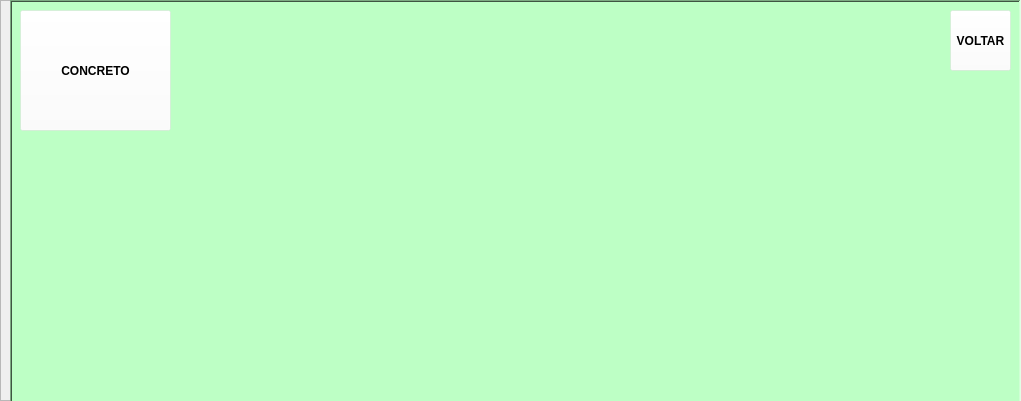
   <widget class="QFrame" name="frame_montar_diversos">
    <property name="geometry">
     <rect>
      <x>0</x>
      <y>180</y>
      <width>1021</width>
      <height>401</height>
     </rect>
    </property>
    <property name="frameShape">
     <enum>QFrame::StyledPanel</enum>
    </property>
    <property name="frameShadow">
     <enum>QFrame::Raised</enum>
    </property>
    <widget class="QFrame" name="frame_escolher_diversos">
     <property name="geometry">
      <rect>
       <x>10</x>
       <y>0</y>
       <width>1011</width>
       <height>411</height>
      </rect>
     </property>
     <property name="styleSheet">
      <string notr="true">background: rgb(189, 255, 197)</string>
     </property>
     <property name="frameShape">
      <enum>QFrame::WinPanel</enum>
     </property>
     <property name="frameShadow">
      <enum>QFrame::Sunken</enum>
     </property>
     <property name="lineWidth">
      <number>3</number>
     </property>
     <property name="midLineWidth">
      <number>1</number>
     </property>
     <widget class="QPushButton" name="botao_diversos_concreto">
      <property name="geometry">
       <rect>
        <x>10</x>
        <y>10</y>
        <width>151</width>
        <height>121</height>
       </rect>
      </property>
      <property name="styleSheet">
       <string notr="true">background-color: rgba(255, 255, 255, 0.2);
font: 10pt &quot;MS Shell Dlg 2&quot;;
font: bold


</string>
      </property>
      <property name="text">
       <string>CONCRETO</string>
      </property>
     </widget>
     <widget class="QPushButton" name="botao_voltar_montarprod_diversos">
      <property name="geometry">
       <rect>
        <x>940</x>
        <y>10</y>
        <width>61</width>
        <height>61</height>
       </rect>
      </property>
      <property name="styleSheet">
       <string notr="true">background-color: rgba(255, 255, 255, 0.2);
font: bold</string>
      </property>
      <property name="text">
       <string>VOLTAR</string>
      </property>
     </widget>
    </widget>
   </widget>
